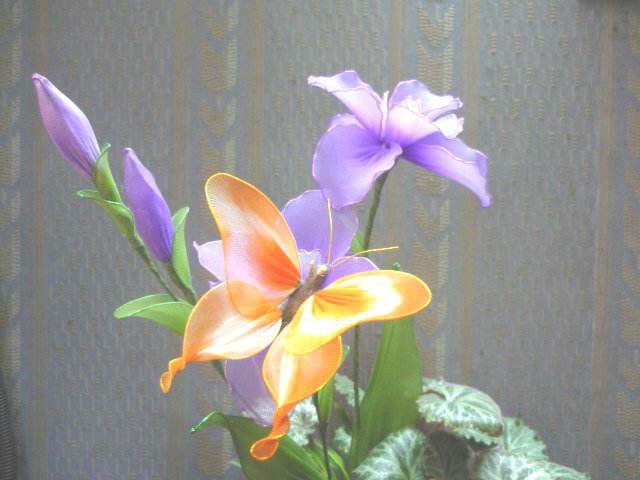
#> input picture datas/f4.jpg, 640 x 480 px
$ jupyter execute '28-逆滤波.ipynb'   (shell and % lines are left out)
#> lines starting #> are read from the running program, lines starting #| are printed output that depends on the picture; after the words box and inside, x2 and y2 are one past the last pixel; in counts of white or black regions, pixels touching at a corner belong together
# 逆滤波

[cell 1]
#coding:utf-8
import numpy as np
import scipy
from scipy.special import comb
import matplotlib.pyplot as plt
import cv2
from scipy import stats
import scipy.ndimage.filters as nd_filters
import time
from numpy.linalg import cholesky
import scipy.signal as signal

[cell 2]
gray = cv2.imread('../../datas/f4.jpg',0)
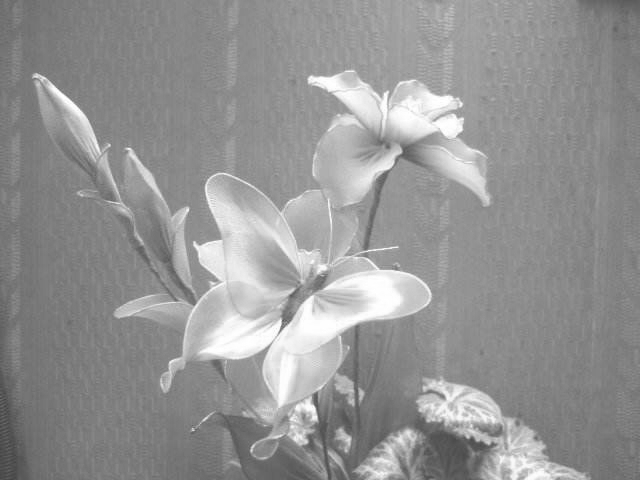
#> gray: shape (480, 640); min 66, max 255, mean 147.9
rgb = cv2.cvtColor(cv2.imread('../../datas/f4.jpg'),cv2.COLOR_BGR2RGB)
rows,cols,ch = rgb.shape
#> rows = 480; cols = 640; ch = 3

[cell 3]
'''
运动模糊
'''
def blur(img, d):
    fil = np.zeros((d, d))
    fil[d//2, :] = 1/d
    return signal.convolve2d(img, fil, mode='same', boundary='wrap'),fil

[cell 4]
def noise_gaussian(M,N,a = 0,b=1):
    R = a + b * np.random.randn(M,N)
    return R

[cell 5]
blur_img,blur_kernel = blur(gray,31)
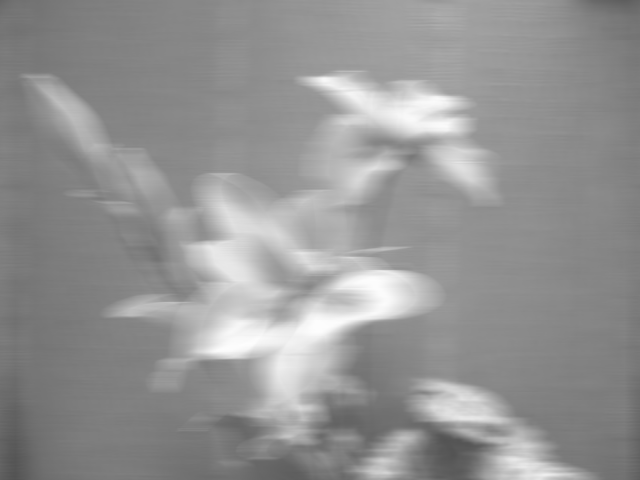
#> blur_img: shape (480, 640) float64; min 83.35, max 254, mean 147.9
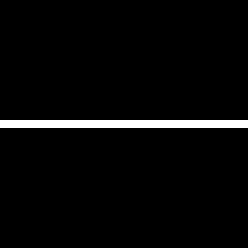
#> blur_kernel: shape (31, 31) float64 (shown 8 times larger); values 0 (black) and 0.0323 (white), 3.2% white in thin lines or dots, all inside (x1, y1, x2, y2) = (0, 15, 31, 16)
noise = noise_gaussian(rows,cols,a=0,b=0.1)
blur_noise_img = blur_img.astype(np.float32) + noise * 255
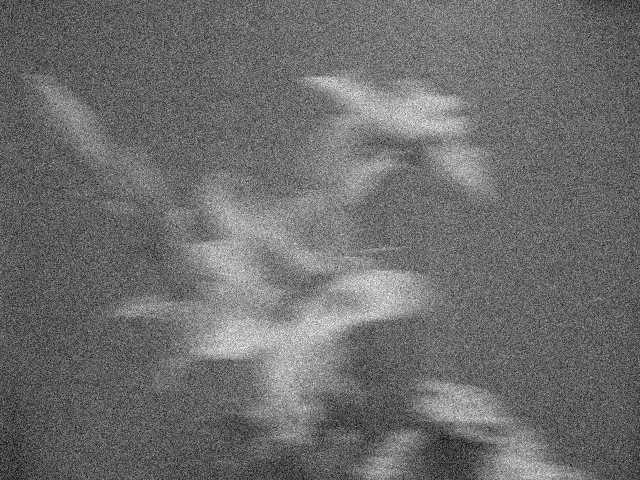
#> blur_noise_img: shape (480, 640) float64; min 10.25, max 331.2, mean 147.9; drawn with min black and max white
blur_noise_img[blur_noise_img < 0] = 0
blur_noise_img[blur_noise_img > 255] = 255
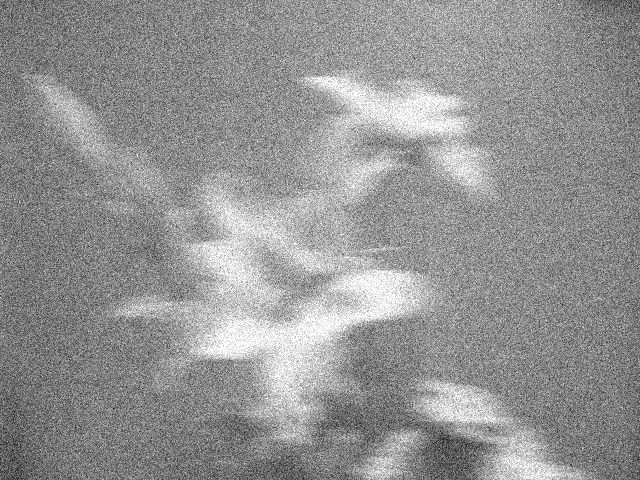
#> blur_noise_img: shape (480, 640) float64; 1.14% of pixels changed, all inside (x1, y1, x2, y2) = (73, 77, 570, 480)
blur_noise_img = blur_noise_img.astype(np.uint8)

[cell 6]
plt.imshow(blur_img,'gray')

[cell 7]
def inverse_filter(blurred,kernel):
    eps = 1.0e-5
    rows,cols = blurred.shape[0],blurred.shape[1]
#> rows = 480; cols = 640
    bfft = np.fft.fft2(blurred)
    pfft = np.fft.fft2(kernel,(rows,cols))
    deblurred = np.fft.ifft2(bfft / (pfft + eps))
    return deblurred
# [7 lines of commented-out code are left out]

[cell 8]
deblurred = inverse_filter(blur_img,blur_kernel)

[cell 9]
plt.imshow(np.abs(deblurred),'gray')
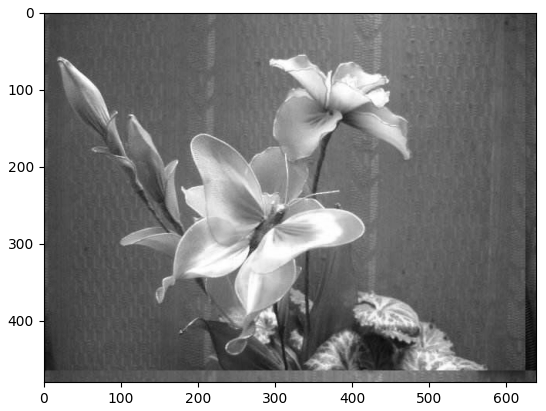
#> figure drawn by matplotlib, 1 panel

$ run again, with datas/f1.jpg copied over datas/f4.jpg
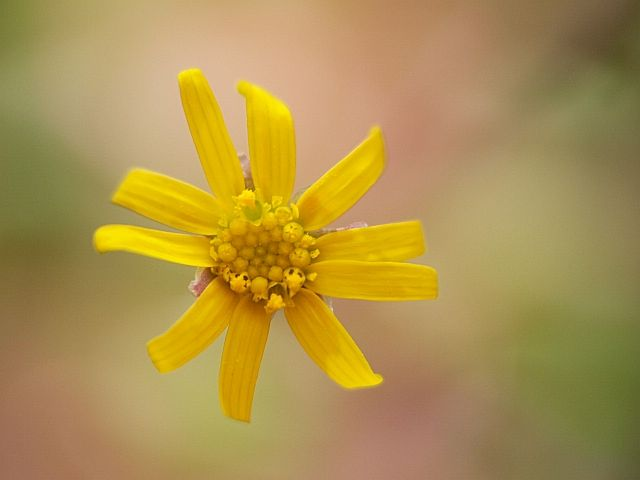
#> input picture datas/f1.jpg, 640 x 480 px
#> blur_kernel: shape (31, 31) float64; values 0 (black) and 0.0323 (white), 3.2% white in thin lines or dots, all inside (x1, y1, x2, y2) = (0, 15, 31, 16)
#> `blur_noise_img = blur_img.astype(np.float32) + noise * 255`:
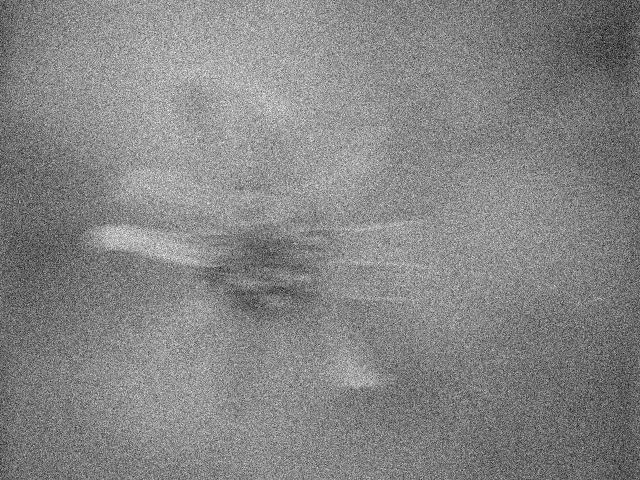
#> blur_noise_img: shape (480, 640) float64; min -11.23, max 289.8, mean 146.4; drawn with min black and max white
#> `[cell 9] plt.imshow(np.abs(deblurred),'gray')`:
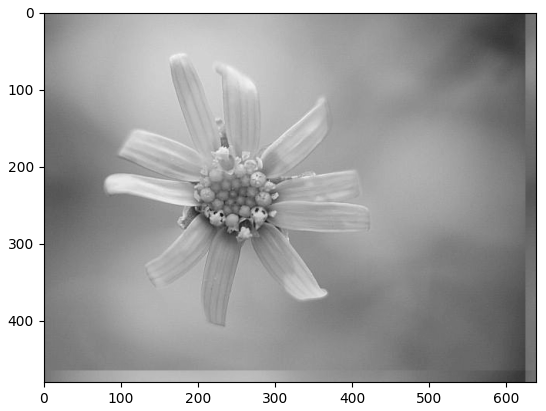
#> figure drawn by matplotlib, 1 panel

$ run again, with datas/f3.jpg copied over datas/f4.jpg
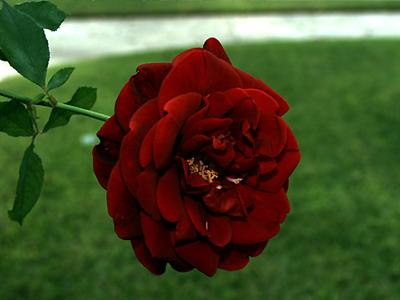
#> input picture datas/f3.jpg, 400 x 300 px
#> blur_kernel: shape (31, 31) float64; values 0 (black) and 0.0323 (white), 3.2% white in thin lines or dots, all inside (x1, y1, x2, y2) = (0, 15, 31, 16)
#> `blur_noise_img[blur_noise_img > 255] = 255`:
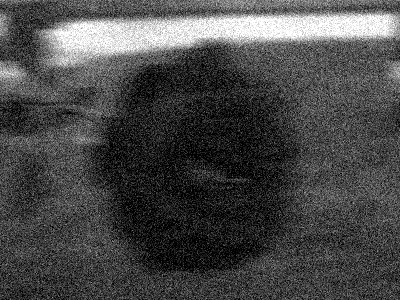
#> blur_noise_img: shape (300, 400) float64; min 0, max 255, mean 72.9
#> `[cell 9] plt.imshow(np.abs(deblurred),'gray')`:
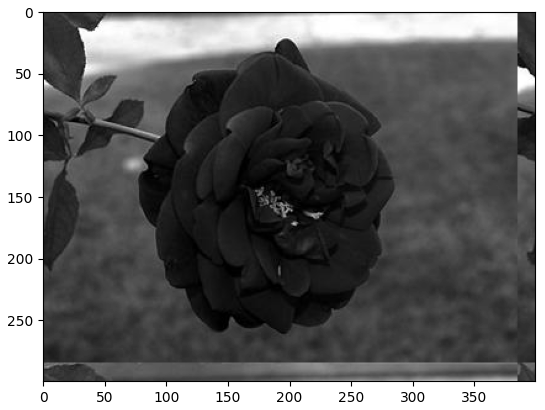
#> figure drawn by matplotlib, 1 panel
